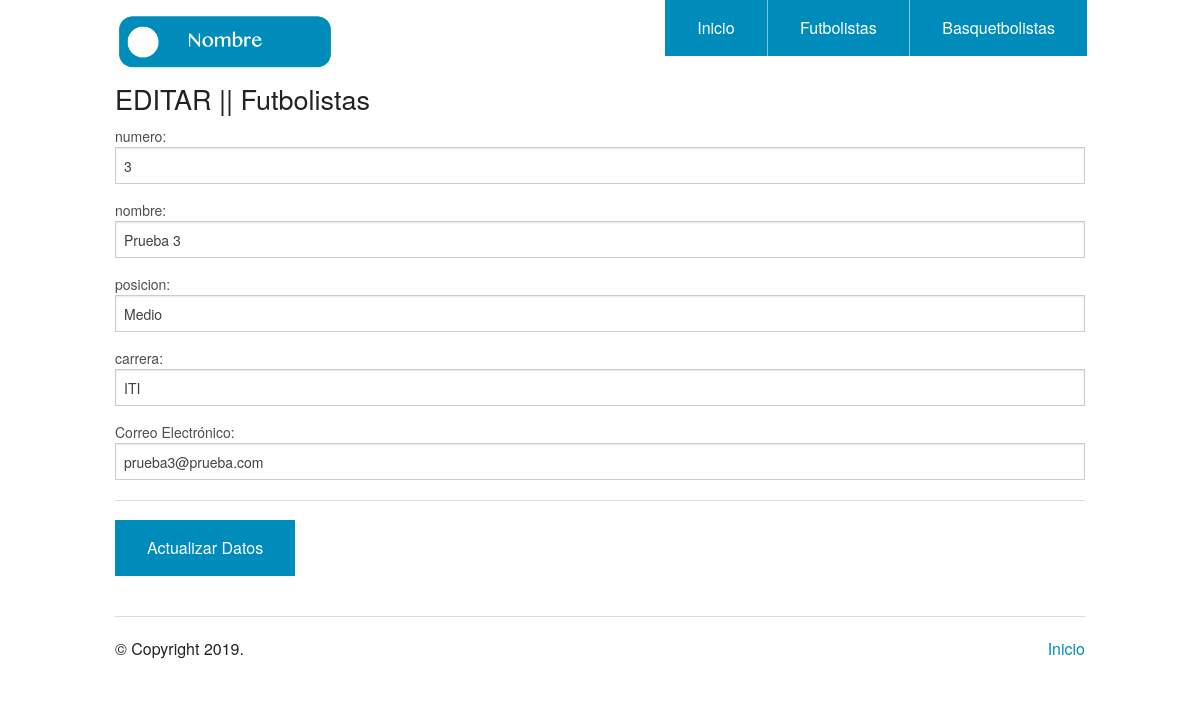
Page /futbol_editar.php?id=3 on the committed database.
### tables this page shows
CREATE TABLE `futbolistas` (
  `id` int(11) NOT NULL,
  `nombre` varchar(30) NOT NULL,
  `posicion` varchar(30) NOT NULL,
  `carrera` varchar(30) NOT NULL,
  `email` varchar(30) NOT NULL
);

### conexion.php (called while the page is built, shortened)
<?php
class Database{
  private $bd ='TecWeb';
  private $servidor='localhost';
  private $usuario='root';
  private $contrasena='';
  public function connect_db(){
    $this->conexion=mysqli_connect($this->servidor, $this->usuario,$this->contrasena,$this->bd);
  }
  function selectEspecial($conexion,$query){
    $resultado = mysqli_query($conexion,$query) or die('Error al ejecutar la consulta');
    if(mysqli_num_rows($resultado)==0){
      return false;
    }else{
      return $resultado;
    }
  }
}
 ?>

### futbol_editar.php (the view, shortened to what this page needs)
<?php
require("conexion.php");
$bd=new Database();
$id = $_GET['id'];
$query = "select * from futbolistas where id =$id";
$res=$bd->selectEspecial($bd->conexion,$query);
$res = mysqli_fetch_assoc($res);
?>
<!doctype html>
<html class="no-js" lang="en">
  <head>
    <link rel="stylesheet" href="./css/foundation.css" />
  </head>
  <body>
    <?php require_once('header.php'); ?>
    <div class="row">
      <div class="large-12 columns">
        <h3>EDITAR || Futbolistas</h3>
        <div class="section-container tabs" data-section>
          <section class="section">
            <div class="content" data-slug="panel1">
              <form method="post">
                    <div class="col-md-6">
                        <label>numero:</label>
                        <input type="text" name="numero" id="numero" value="<?php echo $res["id"];?>" class="form-control" maxlength="100" required>
                    </div>
                    <div class="col-md-6">
                        <label>nombre:</label>
                        <input type="text" name="nombre" id="nombre" value="<?php echo"$res[nombre]";?>" class="form-control" maxlength="100" required>
                    </div>
                    <div class="col-md-12">
                        <label>posicion:</label>
                        <input type="text" name="posicion"  id="posicion" value="<?php echo"$res[posicion]";?>" class="form-control" maxlength="100" required>
                    </div>
                    <div class="col-md-6">
                        <label>carrera:</label>
                        <input type="text" name="carrera" id="carrera" value="<?php echo"$res[carrera]";?>" class="form-control" maxlength="100" required>
                    </div>
                    <div class="col-md-6">
                        <label>Correo Electrónico:</label>
                        <input type="text" name="email" id="email" value="<?php echo"$res[email]";?>" class="form-control" maxlength="100" required>
                    </div>
                    <div class="col-md-12 pull-right">
                        <hr>
                            <button type="submit" class="btn btn-success">Actualizar Datos</button>
                    </div>
</form>
            </div>
          </section>
        </div>
      </div>
    </div>
    <?php require_once('footer.php'); ?>

### rows in the picture
futbolistas: numero "3", nombre "Prueba 3", posicion "Medio", carrera "ITI", email "prueba3@prueba.com"
